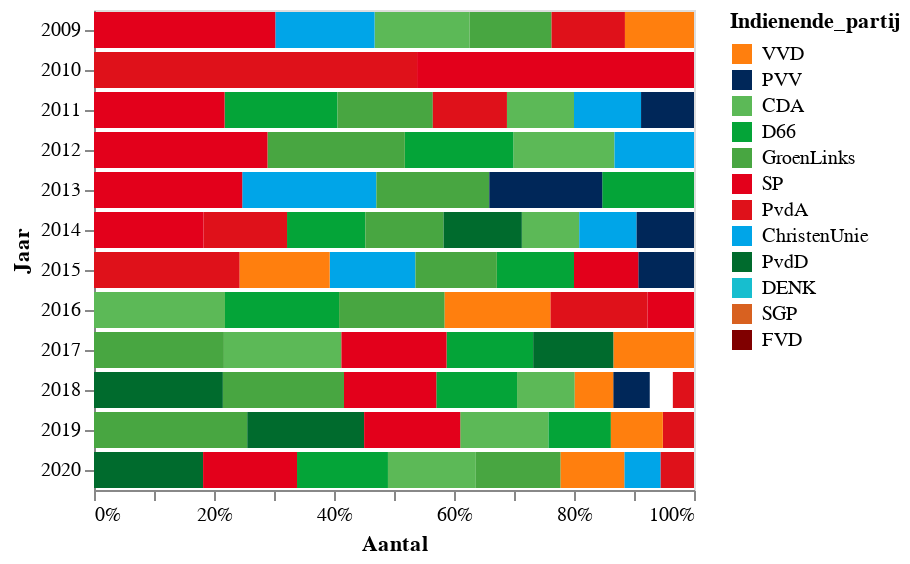

Source (notebook cell):
### Markdown cell above
## Meest actieve partijen per onderwerp

### Code cell
# # Overview of topic 'owner' throughout the years
selected_topic = 'b'
source = df[df['Topic'] == selected_topic]
source = source[['Jaar','Indienende_partij','Titel']].groupby(['Jaar', 'Indienende_partij']).count().reset_index()
source = source.rename(columns={'Titel':'Aantal'})

alt.Chart(source).mark_bar().encode(
    x = alt.X('Aantal:Q', stack='normalize',sort=alt.SortField(field="Aantal", order='ascending'),axis=alt.Axis(format='%')),
    y = 'Jaar:O',
    color=alt.Color("Indienende_partij", 
                      scale = alt.Scale(domain=parties,range= [party_colors[p] for p in parties])),
    order=alt.Order('Aantal:Q',sort='descending')
).transform_filter(
    alt.datum.Aantal > 10
).configure_axis(
    grid=False
).configure_view(
    strokeWidth=1
).properties(width=300)

### Figure 1 — Vega-Lite specification as saved in the notebook (floating-point values rounded to 4 significant figures; data arrays with more than 128 entries replaced by an {"elided": "..."} marker saying what was removed)
{"config": {"view": {"continuousWidth": 400, "continuousHeight": 300, "strokeWidth": 1}, "axis": {"grid": false}}, "data": {"name": "data-9d101f40e26f765922c5719a7f408717"}, "mark": "bar", "encoding": {"color": {"type": "nominal", "field": "Indienende_partij", "scale": {"domain": ["VVD", "PVV", "CDA", "D66", "GroenLinks", "SP", "PvdA", "ChristenUnie", "PvdD", "DENK", "SGP", "FVD"], "range": ["#ff7f0e", "#002759", "#5cb957", "#04a438", "#48a641", "#e3001b", "#df111a", "#00a5e8", "#006b2d", "#17becf", "#d86120", "#800000"]}}, "order": {"type": "quantitative", "field": "Aantal", "sort": "descending"}, "x": {"type": "quantitative", "axis": {"format": "%"}, "field": "Aantal", "sort": {"field": "Aantal", "order": "ascending"}, "stack": "normalize"}, "y": {"type": "ordinal", "field": "Jaar"}}, "transform": [{"filter": "(datum.Aantal > 10)"}], "width": 300, "$schema": "https://vega.github.io/schema/vega-lite/v4.8.1.json", "datasets": {"data-9d101f40e26f765922c5719a7f408717": {"elided": "133 records"}}}
